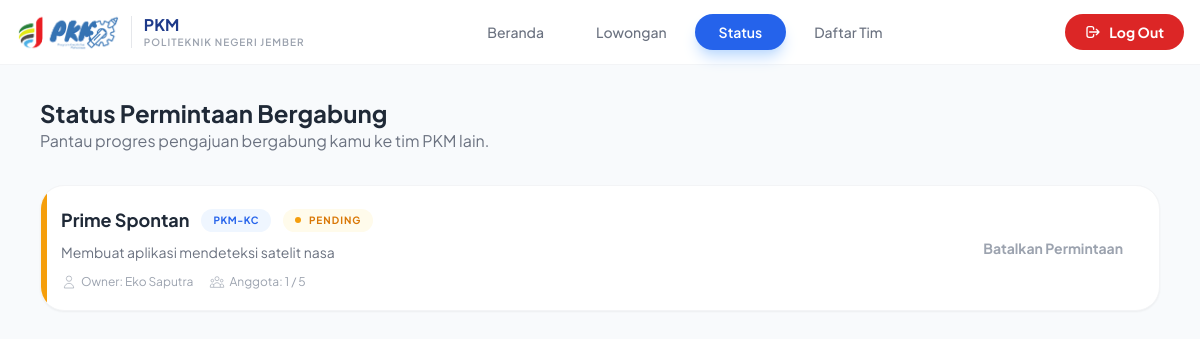
The page /Aplikasi_PKM/cari_tim/status.php (signed in) on the database its author committed.
### tables this page shows
CREATE TABLE `pendaftaran_tim` (
  `id_pendaftaran` int NOT NULL,
  `id_tim` int NOT NULL,
  `id_mahasiswa` int NOT NULL,
  `pesan_tambahan` text,
  `status_pendaftaran` enum('Pending','Diterima','Ditolak') DEFAULT 'Pending',
  `created_at` timestamp NULL DEFAULT CURRENT_TIMESTAMP,
  `updated_at` timestamp NULL DEFAULT CURRENT_TIMESTAMP ON UPDATE CURRENT_TIMESTAMP
);

CREATE TABLE `data_tim_pkm` (
  `id_tim` int NOT NULL,
  `id_ketua` int NOT NULL,
  `nama_tim` varchar(100) NOT NULL,
  `kategori_pkm` varchar(50) NOT NULL,
  `deskripsi_projek` text NOT NULL,
  `status_tim` enum('Mencari Anggota','Penuh','Selesai') DEFAULT 'Mencari Anggota',
  `created_at` timestamp NULL DEFAULT CURRENT_TIMESTAMP
);

CREATE TABLE `user_mahasiswa` (
  `id` int NOT NULL,
  `nama_lengkap` varchar(100) NOT NULL,
  `nim` varchar(20) NOT NULL,
  `email_polije` varchar(100) NOT NULL,
  `no_whatsapp` varchar(20) NOT NULL,
  `gender` enum('L','P') NOT NULL,
  `jurusan` enum('PP','TP','PETERNAKAN','MNA','TI','BKP','KESEHATAN','TEKNIK','BISNIS') NOT NULL,
  `program_studi` varchar(100) NOT NULL,
  `angkatan` year NOT NULL,
  `password` varchar(255) NOT NULL,
  `khs_image` varchar(255) DEFAULT NULL,
  `created_at` timestamp NULL DEFAULT CURRENT_TIMESTAMP
);

### Aplikasi_PKM/cari_tim/status.php (the view, shortened to what this page needs)
<?php
require_once "../config/koneksi.php";
$id_user = $_SESSION['id_user'];
$query_str = "SELECT p.*, t.nama_tim, t.kategori_pkm, t.deskripsi_projek, u.nama_lengkap as owner_name
              FROM pendaftaran_tim p
              JOIN data_tim_pkm t ON p.id_tim = t.id_tim
              JOIN user_mahasiswa u ON t.id_ketua = u.id
              WHERE p.id_mahasiswa = :id_user
              AND (
                  p.status_pendaftaran != 'Ditolak'
                  OR (p.status_pendaftaran = 'Ditolak' AND p.created_at >= NOW() - INTERVAL 60 SECOND)
              )
              ORDER BY p.created_at DESC";
try {
    $stmt = $pdo->prepare($query_str);
    $stmt->execute([':id_user' => $id_user]);
    $daftar_status = $stmt->fetchAll();
} catch (PDOException $e) {
    die("Error pada query: " . $e->getMessage());
}
?>
<!DOCTYPE html>
<html lang="en">
<head>
    <script src="https://cdn.tailwindcss.com"></script>
</head>
<body class="bg-slate-50">
            <nav class="bg-white border-b border-gray-100 px-4 py-3 sticky top-0 z-[100]">
                <div class="max-w-7xl mx-auto flex items-center justify-between">
                    <div class="flex items-center space-x-3">
                        <img src="../img/LogoPKM.png" alt="Logo" class="h-10">
                        <div class="flex flex-col">
                            <span class="font-bold text-blue-900 leading-tight">PKM</span>
                            <span class="text-[10px] text-gray-400 uppercase tracking-widest font-semibold">Politeknik Negeri Jember</span>
                        </div>
                    </div>
                    <div id="nav-menu" class="hidden md:flex absolute md:relative top-full left-0 w-full md:w-auto bg-white md:bg-transparent px-4 md:px-0 py-6 md:py-0 flex-col md:flex-row space-y-4 md:space-y-0 md:space-x-1 shadow-2xl md:shadow-none border-t md:border-none border-gray-50">
                        <a href="./beranda.php" class="text-gray-500 hover:text-blue-600 px-6 py-2 rounded-full font-medium text-sm transition text-center">Beranda</a>
                        <a href="./lowongan.php" class="text-gray-500 hover:text-blue-600 px-6 py-2 rounded-full font-medium text-sm transition text-center">Lowongan</a>
                        <a href="./status.php" class="bg-blue-600 text-white px-6 py-2 rounded-full font-semibold text-sm shadow-lg shadow-blue-200 text-center">Status</a>
                        <a href="./daftar_tim.php" class="text-gray-500 hover:text-blue-600 px-6 py-2 rounded-full font-medium text-sm transition text-center">Daftar Tim</a>
                    </div>
                    <div class="hidden md:block">
                        <a href="../proses/proses_logout.php" class="flex items-center space-x-2 bg-red-600 text-white px-5 py-2 rounded-full font-bold text-sm">
                            <svg xmlns="http://www.w3.org/2000/svg" class="h-4 w-4" fill="none" viewBox="0 0 24 24" stroke="currentColor">
                                <path stroke-linecap="round" stroke-linejoin="round" stroke-width="2" d="M17 16l4-4m0 0l-4-4m4 4H7m6 4v1a3 3 0 01-3 3H6a3 3 0 01-3-3V7a3 3 0 013-3h4a3 3 0 013 3v1" />
                            </svg>
                            <span>Log Out</span>
                        </a>
                    </div>
                </div>
            </nav>
    <main class="max-w-6xl mx-auto px-4 py-8">
    <div class="mb-8">
        <h1 class="text-2xl font-bold text-gray-800">Status Permintaan Bergabung</h1>
        <p class="text-gray-500">Pantau progres pengajuan bergabung kamu ke tim PKM lain.</p>
    </div>
    <div class="space-y-4">
        <?php if (count($daftar_status) > 0): ?>
            <?php foreach ($daftar_status as $status): ?>
                <?php
                    $status_text = $status['status_pendaftaran'];
                    $color = "amber";
                    $icon = '<span class="w-1.5 h-1.5 bg-amber-500 rounded-full mr-2 animate-pulse"></span>';
                    $stmt_count = $pdo->prepare("SELECT COUNT(*) FROM pendaftaran_tim WHERE id_tim = :id_t AND status_pendaftaran = 'Diterima'");
                    $stmt_count->execute([':id_t' => $status['id_tim']]);
                    $total_anggota = 1 + $stmt_count->fetchColumn();
                ?>
                <div class="bg-white rounded-3xl p-5 shadow-sm border border-gray-100 flex flex-col md:flex-row items-center gap-6 relative overflow-hidden <?php echo ($status_text == 'Ditolak') ? 'opacity-80' : ''; ?>">
                    <div class="absolute left-0 top-0 bottom-0 w-1.5 bg-<?php echo $color; ?>-500"></div>
                    <div class="flex-1">
                        <div class="flex flex-wrap items-center gap-3 mb-2">
                            <h3 class="text-lg font-bold text-gray-800"><?php echo htmlspecialchars($status['nama_tim']); ?></h3>
                            <span class="bg-blue-50 text-blue-600 text-[10px] px-3 py-1 rounded-full font-bold uppercase tracking-wider">
                                <?php echo htmlspecialchars($status['kategori_pkm']); ?>
                            </span>
                            <span class="bg-<?php echo $color; ?>-50 text-<?php echo $color; ?>-600 text-[10px] px-3 py-1 rounded-full font-bold uppercase tracking-widest flex items-center">
                                <?php echo $icon; ?>
                                <?php echo $status_text; ?>
                            </span>
                        </div>
                        <p class="text-sm text-gray-500 line-clamp-1 mb-3"><?php echo htmlspecialchars($status['deskripsi_projek']); ?></p>
                        <div class="flex flex-wrap gap-4 text-xs text-gray-400">
                            <span class="flex items-center"><svg class="w-4 h-4 mr-1" fill="none" stroke="currentColor" viewBox="0 0 24 24"><path d="M16 7a4 4 0 11-8 0 4 4 0 018 0zM12 14a7 7 0 00-7 7h14a7 7 0 00-7-7z"></path></svg> Owner: <?php echo htmlspecialchars($status['owner_name']); ?></span>
                            <span class="flex items-center"> Anggota: <?php echo $total_anggota; ?> / 5</span>
                        </div>
                    </div>
                    <div class="shrink-0 flex items-center">
                        <?php if ($status_text == 'Pending'): ?>
                            <form action="../proses/proses_batal_request.php" method="POST">
                                <button type="submit" onclick="return confirm('Batalkan permintaan ini?')" class="text-gray-400 hover:text-red-500 text-sm font-bold px-4 py-2 transition">
                                    Batalkan Permintaan
                                </button>
                            </form>
                        <?php elseif ($status_text == 'Diterima'): ?>
                            <a href="../detail/detail_anggota_tim.php?id=<?php echo $status['id_tim']; ?>" class="bg-green-600 text-white px-6 py-2.5 rounded-2xl text-sm font-bold shadow-lg shadow-green-100 hover:bg-green-700 transition block text-center">
                                Lihat Tim
                            </a>
                        <?php else: ?>
                            <button disabled class="border border-gray-200 text-gray-400 px-6 py-2.5 rounded-2xl text-sm font-bold cursor-not-allowed">
                                Permintaan Ditolak
                            </button>
                        <?php endif; ?>
                    </div>
                </div>
            <?php endforeach; ?>
        <?php endif; ?>
    </div>
</main>
</body>
</html>

### Aplikasi_PKM/cari_tim/status.php (style rules this page uses)
body { font-family: 'Plus Jakarta Sans', sans-serif; }

### rows shown on the page
pendaftaran_tim: id_tim.nama_tim "Prime Spontan", id_tim.kategori_pkm "PKM-KC", status_pendaftaran "PENDING", id_tim.deskripsi_projek "Membuat aplikasi mendeteksi satelit nasa", user_mahasiswa.nama_lengkap "Eko Saputra", total_anggota "1"
